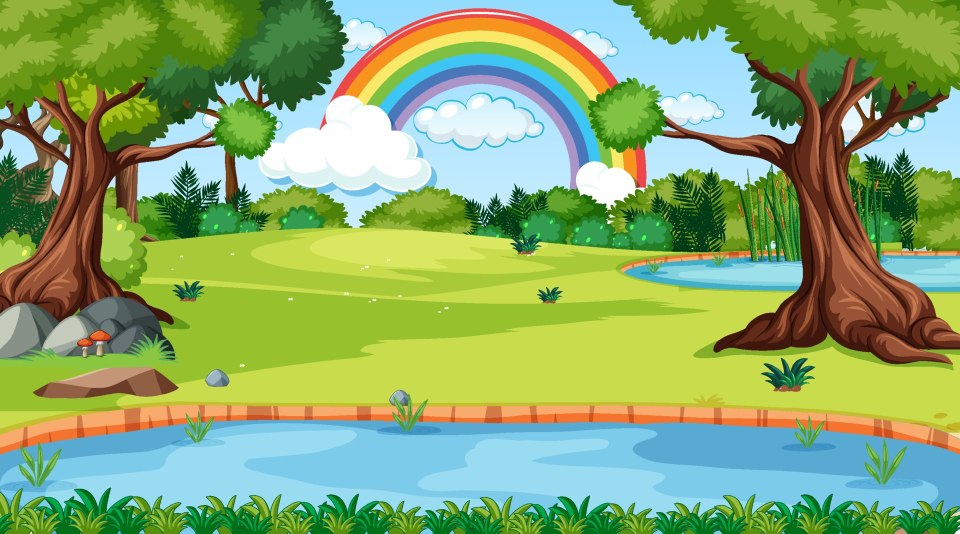
#> input picture OpenCV/image.jpg, 1920 x 1067 px (shown at 1/2 size)
$ python -i adaptive_thresholding.py   (imports and definitions only)
#> lines starting #> are read from the running program, lines starting #| are printed output that depends on the picture; after the words box and inside, x2 and y2 are one past the last pixel; in counts of white or black regions, pixels touching at a corner belong together
#> further down, picture is the input picture: shape (1067, 1920, 3); mean B, G, R 108.6, 168.6, 137
# The adaptiveMethod decides how the threshold value is calculated:

# 1. cv2.ADAPTIVE_THRESH_MEAN_C: The threshold value is the mean of the neighbourhood area minus the constant C.
# 2. cv2.ADAPTIVE_THRESH_GAUSSIAN_C: The threshold value is a gaussian-weighted sum of the neighbourhood values minus the constant C.


from cameo import Cameo as Cameo_Base
import cv2
import numpy as np


color_range_lower = np.array([0, 0, 0])
# (Darkness)
color_range_upper = np.array([180, 255, 50])


def slider_callback(s): pass


class Cameo(Cameo_Base):
    def __init__(self, filter, title) -> None:
        super().__init__(filter, title)
        self.apply_filter = filter

    def Keypress_Events(self, keycode):
        print("Key_pressed", keycode)

    def loop_Events(self, title):
        self._windowManager.apply_filter = self.apply_filter

    def window_changes(self, title):
        cv2.createTrackbar("Block Size", title, 0, 10, slider_callback)
        cv2.createTrackbar("C", title, 0, 500, slider_callback)


def adaptive_thresholding(frame):
    try:

        Block_Size, C = cv2.getTrackbarPos(
            'Block Size', title)*2 + 3, cv2.getTrackbarPos('C', title)/100
    except:
        Block_Size, C = 11, 1

    height, width = frame.shape[:2]
#> height = 1067; width = 1920
    hf, wf = 0.75, 0.75
    frame = cv2.cvtColor(frame, cv2.COLOR_BGR2GRAY)
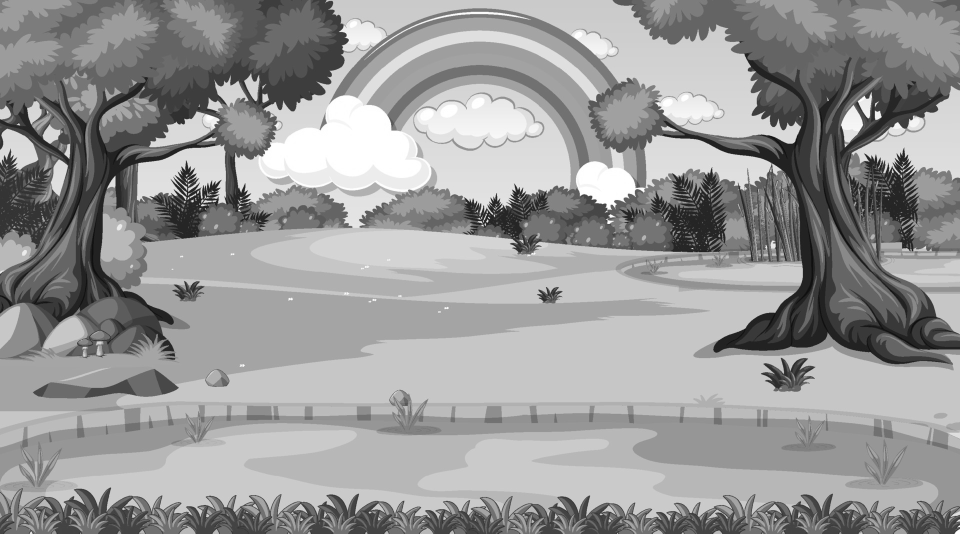
#> frame: shape (1067, 1920) (shown at 1/2 size); min 7, max 255, mean 152.4

    frame = cv2.resize(frame, (int(wf*width),
                               int(hf*height)), interpolation=cv2.INTER_CUBIC)
#> frame: shape (800, 1440)
    retv, simple_threshold = cv2.threshold(frame, 127, 255, cv2.THRESH_BINARY)
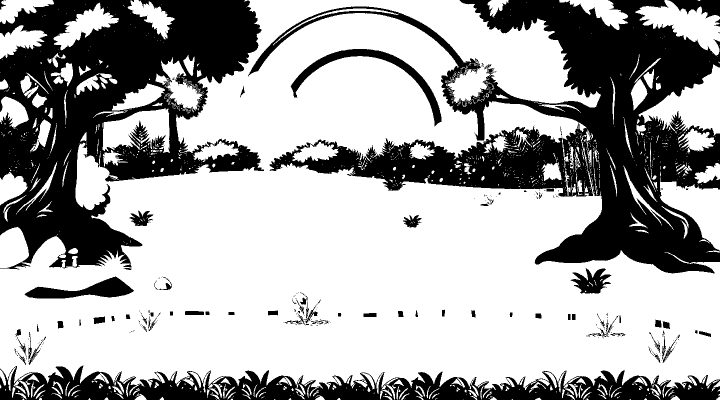
#> simple_threshold: shape (800, 1440) (shown at 1/2 size); 66% white; 252 black regions (179 under 20 px), largest, box (x1, y1, x2, y2) and area: (496, 0, 1440, 547) 173406, (0, 0, 528, 539) 144749, (0, 731, 1440, 800) 50493

    adaptive_threshold_mean = cv2.adaptiveThreshold(
        frame, 255, cv2.ADAPTIVE_THRESH_MEAN_C, cv2.THRESH_BINARY, Block_Size, C)
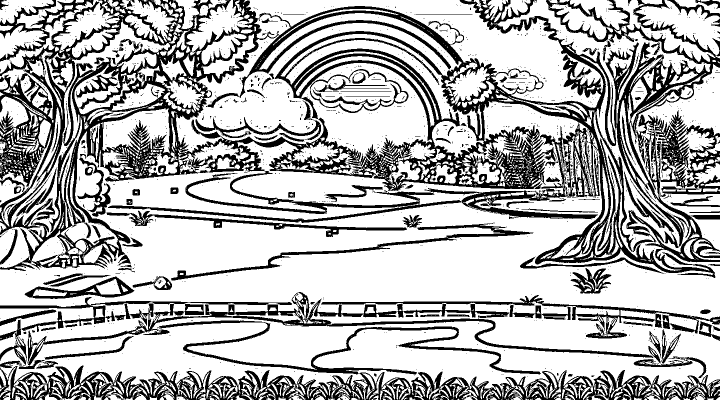
#> adaptive_threshold_mean: shape (800, 1440) (shown at 1/2 size); 70.1% white; 1636 black regions (1484 under 20 px), largest, box (x1, y1, x2, y2) and area: (0, 0, 1440, 556) 201170, (0, 731, 1440, 800) 38817, (54, 584, 1307, 731) 16658
    adaptive_threshold_guassian = cv2.adaptiveThreshold(
        frame, 255, cv2.ADAPTIVE_THRESH_GAUSSIAN_C, cv2.THRESH_BINARY, Block_Size, C)
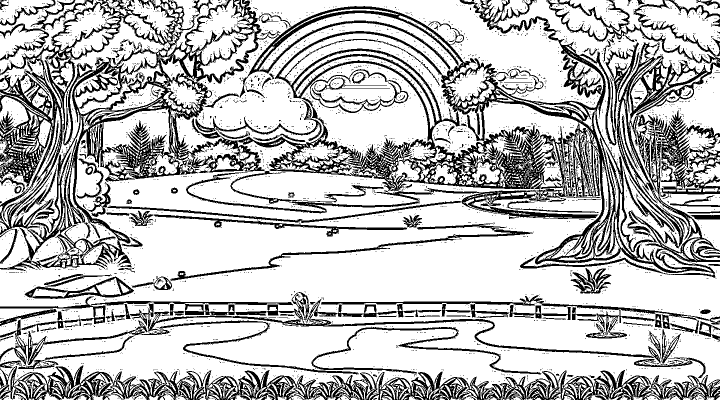
#> adaptive_threshold_guassian: shape (800, 1440) (shown at 1/2 size); 73.6% white; 4619 black regions (4441 under 20 px), largest, box (x1, y1, x2, y2) and area: (0, 0, 1440, 556) 171864, (0, 731, 1440, 800) 35336, (36, 584, 1309, 738) 14479

    combined_h1 = np.hstack((frame, simple_threshold))
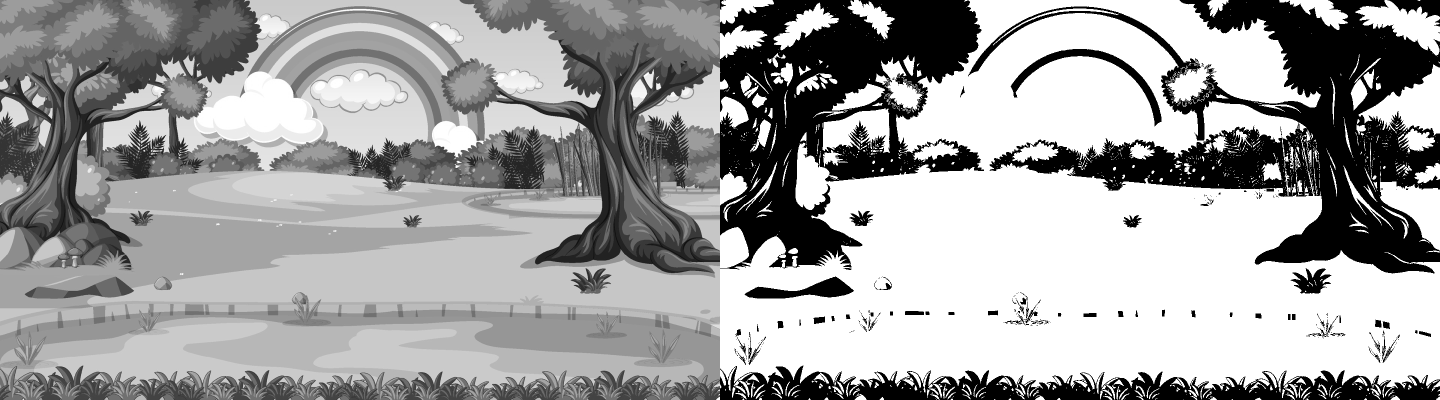
#> combined_h1: shape (800, 2880) (shown at 1/2 size); min 0, max 255, mean 160.4
    combined_h2 = np.hstack(
        (adaptive_threshold_mean, adaptive_threshold_guassian))
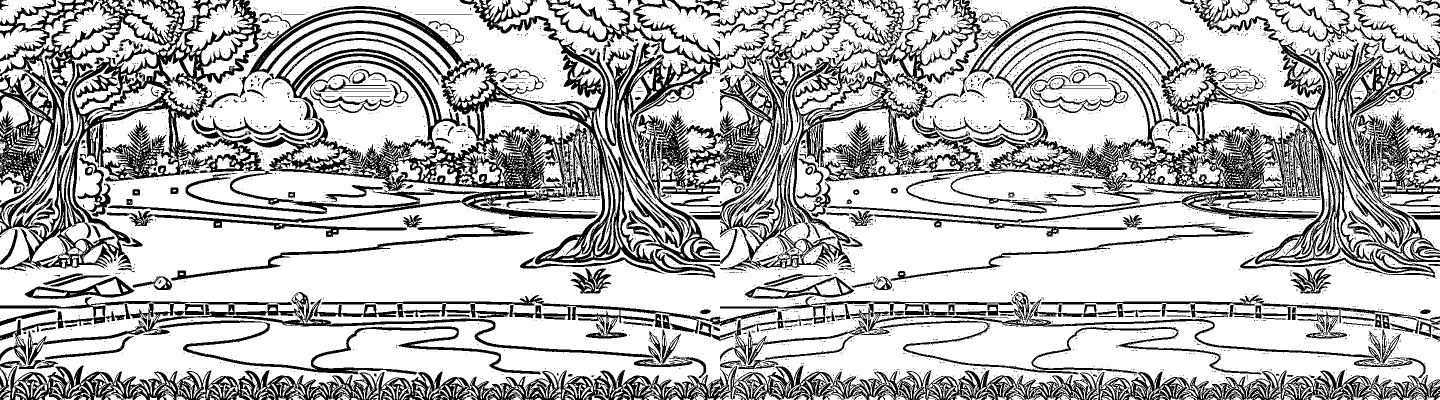
#> combined_h2: shape (800, 2880) (shown at 1/2 size); 71.9% white; 6237 black regions (5919 under 20 px), largest, box (x1, y1, x2, y2) and area: (0, 0, 1538, 556) 202820, (1310, 0, 2880, 556) 181797, (0, 731, 2880, 800) 74153
    combined = np.vstack((combined_h1, combined_h2))
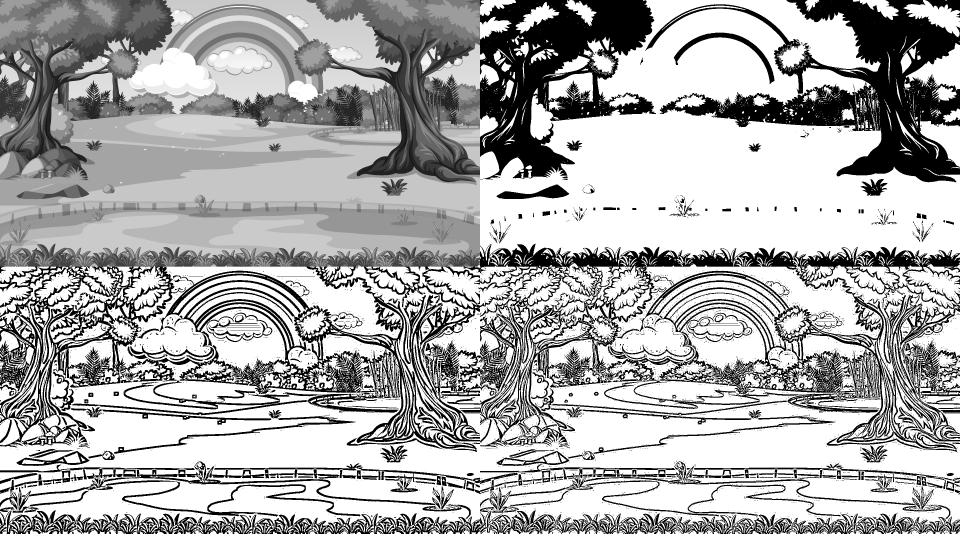
#> combined: shape (1600, 2880) (shown at 1/3 size); min 0, max 255, mean 171.8
    combined = cv2.cvtColor(combined, cv2.COLOR_GRAY2BGR)
#> combined: shape (1600, 2880, 3)
    combined = cv2.putText(combined, "Grayscale Image", (150, 20), cv2.FONT_HERSHEY_COMPLEX,
                           0.5, (0, 0, 255), 1, cv2.LINE_AA)
    combined = cv2.putText(combined, "Simple / Global Thresholding th = 127", (600, 20), cv2.FONT_HERSHEY_COMPLEX,
                           0.5, (0, 0, 255), 1, cv2.LINE_AA)
    combined = cv2.putText(combined, "Adaptive Mean Thresholding", (150, 350), cv2.FONT_HERSHEY_COMPLEX,
                           0.5, (0, 0, 255), 1, cv2.LINE_AA)
    combined = cv2.putText(combined, "Adaptive Guassian Thresholding", (600, 350), cv2.FONT_HERSHEY_COMPLEX,
                           0.5, (0, 0, 255), 1, cv2.LINE_AA)

    return combined


# [3 lines not run here, left out]

>>> import cv2
>>> picture = cv2.imread('image.jpg')
>>> result = adaptive_thresholding(picture)
